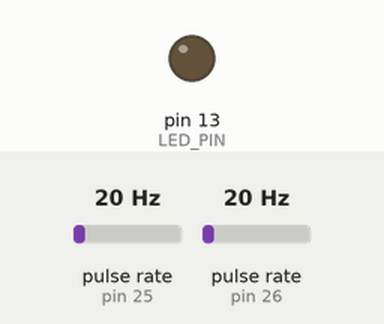
Recording of a program running on a simulated Teensy 3. On the bench: output pins drawn as LEDs (lit = HIGH). Wiring (inferred from the names in the program): 2 × pulse sensor: data pin 25 / data pin 26. Dashed ring = blinking. Inputs (shaded band) come from the test bench; at power-on: pulse rate (sensors on pin 25, pin 26) 20 Hz. What the program prints to the serial monitor is not drawn.

Above: at 3.2 s.
3.3 s: pulse rate (sensor on pin 25) set to 4 Hz
At 3.47 s:
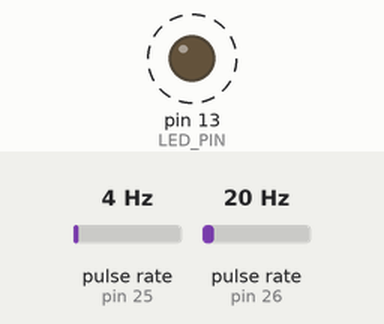
6.3 s: pulse rate (sensor on pin 26) set to 100 Hz
At 7.0 s:
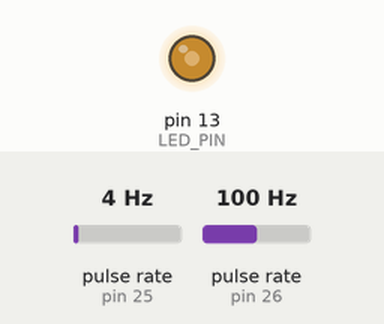
9.3 s: pulse rate (sensor on pin 26) set to 196 Hz
10.8 s: pulse rate (sensor on pin 26) set to 193 Hz
13.8 s: pulse rate (sensor on pin 25) set to 196 Hz
At 15.07 s:
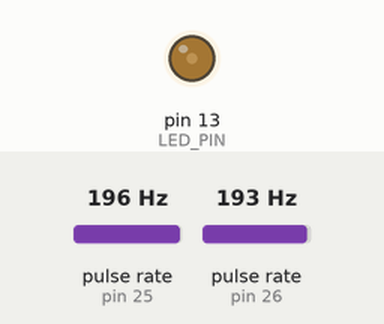
16.8 s: pulse rate (sensor on pin 25) set to 100 Hz
Timing chart, 0 to 20.8 s (numbered marks = the images above; inputs shaded):
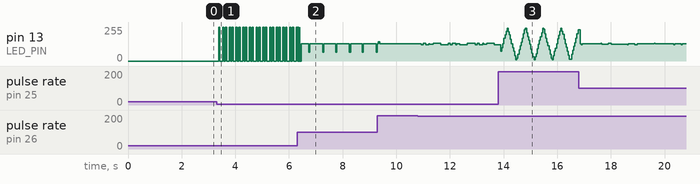

The program:

main.cpp
```cpp
/*
 * Interrupt-Based Proximity Sensor Test Program for Teensy 3.5
 *
 * This program uses interrupts to detect wheel movement using two
 * URBEST 8mm inductive proximity sensors connected to pins 25 and 26.
 *
 * The sensors output:
 * - HIGH when NO metal detected
 * - LOW when metal is detected (triggers interrupt on FALLING edge)
 *
 * Hardware:
 * - Left wheel sensor: Pin 25
 * - Right wheel sensor: Pin 26
 * - Built-in LED: Pin 13
 */
#include <Arduino.h>
// Pin definitions
const int LEFT_SENSOR_PIN = 25;
const int RIGHT_SENSOR_PIN = 26;
const int LED_PIN = 13;

// Volatile variables for interrupt counters
volatile unsigned long leftTicks = 0;   // Left wheel encoder ticks
volatile unsigned long rightTicks = 0;  // Right wheel encoder ticks

// Variables for movement detection
volatile bool leftMovement = false;
volatile bool rightMovement = false;

// Timing variables
unsigned long lastPrintTime = 0;
const unsigned long PRINT_INTERVAL = 1000; // Print every 1000ms

// Previous tick counts for calculating speed
unsigned long prevLeftTicks = 0;
unsigned long prevRightTicks = 0;

// Interrupt Service Routines (ISRs)
void leftSensorISR() {
  leftTicks++;
  leftMovement = true;
  digitalWrite(LED_PIN, !digitalRead(LED_PIN)); // Toggle LED on left sensor
}

void rightSensorISR() {
  rightTicks++;
  rightMovement = true;
  digitalWrite(LED_PIN, !digitalRead(LED_PIN)); // Toggle LED on right sensor
}

void setup() {
  // Initialize serial communication
  Serial.begin(115200);

  // Initialize pins
  pinMode(LEFT_SENSOR_PIN, INPUT_PULLUP);   // Enable internal pullup
  pinMode(RIGHT_SENSOR_PIN, INPUT_PULLUP);  // Enable internal pullup
  pinMode(LED_PIN, OUTPUT);

  // Attach interrupts to detect FALLING edge (metal detection)
  // FALLING edge occurs when metal approaches sensor (HIGH to LOW transition)
  attachInterrupt(digitalPinToInterrupt(LEFT_SENSOR_PIN), leftSensorISR, FALLING);
  attachInterrupt(digitalPinToInterrupt(RIGHT_SENSOR_PIN), rightSensorISR, FALLING);

  // Wait for serial monitor to open
  delay(2000);

  Serial.println("=== Interrupt-Based Proximity Sensor Test ===");
  Serial.println("Left sensor on pin 25, Right sensor on pin 26");
  Serial.println("Interrupts trigger on FALLING edge (metal detection)");
  Serial.println("LED toggles on each detection");
  Serial.println("Format: Left Ticks | Right Ticks | Left RPM | Right RPM");
  Serial.println();

  digitalWrite(LED_PIN, LOW); // Start with LED off
}

void loop() {
  unsigned long currentTime = millis();

  // Check for movement flags set by interrupts
  if (leftMovement) {
    Serial.print("L"); // Quick indication of left movement
    leftMovement = false;
  }

  if (rightMovement) {
    Serial.print("R"); // Quick indication of right movement
    rightMovement = false;
  }

  // Periodic detailed status report
  if (currentTime - lastPrintTime >= PRINT_INTERVAL) {
    // Calculate ticks per second (movement rate)
    unsigned long leftDelta = leftTicks - prevLeftTicks;
    unsigned long rightDelta = rightTicks - prevRightTicks;

    // Calculate approximate RPM if you know ticks per revolution
    // For now, just showing ticks per second
    float leftTicksPerSec = leftDelta / (PRINT_INTERVAL / 1000.0);
    float rightTicksPerSec = rightDelta / (PRINT_INTERVAL / 1000.0);

    Serial.println(); // New line after any L/R indicators
    Serial.print("Ticks - Left: ");
    Serial.print(leftTicks);
    Serial.print(" (+");
    Serial.print(leftDelta);
    Serial.print("), Right: ");
    Serial.print(rightTicks);
    Serial.print(" (+");
    Serial.print(rightDelta);
    Serial.print(")");

    Serial.print(" | Rate - Left: ");
    Serial.print(leftTicksPerSec, 1);
    Serial.print(" ticks/sec, Right: ");
    Serial.print(rightTicksPerSec, 1);
    Serial.println(" ticks/sec");

    // Store current counts for next calculation
    prevLeftTicks = leftTicks;
    prevRightTicks = rightTicks;
    lastPrintTime = currentTime;
  }

  // Small delay to prevent overwhelming serial output
  delay(10);
}
```

Measured:
- after the input at 3.3 s, pin 13 (LED_PIN): alternates 255/255 for 0.05 s and 0/255 for 0.10 s, starting after 0.08 s
